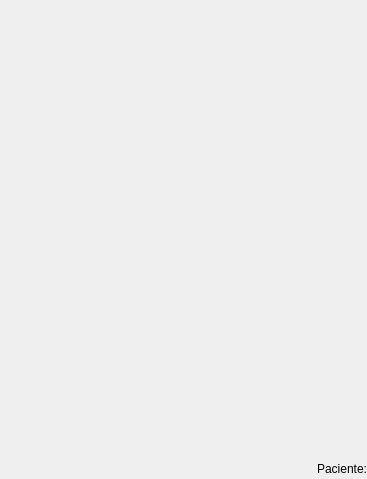
<?xml version="1.0" encoding="UTF-8"?>
<ui version="4.0">
 <class>Principal</class>
 <widget class="QWidget" name="Principal">
  <property name="geometry">
   <rect>
    <x>0</x>
    <y>0</y>
    <width>367</width>
    <height>479</height>
   </rect>
  </property>
  <property name="windowTitle">
   <string>Principal</string>
  </property>
  <layout class="QGridLayout" name="gridLayout">
   <property name="leftMargin">
    <number>0</number>
   </property>
   <property name="topMargin">
    <number>0</number>
   </property>
   <property name="rightMargin">
    <number>0</number>
   </property>
   <property name="bottomMargin">
    <number>0</number>
   </property>
   <property name="spacing">
    <number>0</number>
   </property>
   <item row="0" column="0">
    <widget class="Image" name="background" native="true">
     <layout class="QGridLayout" name="gridLayout_2">
      <property name="leftMargin">
       <number>9</number>
      </property>
      <property name="topMargin">
       <number>3</number>
      </property>
      <property name="rightMargin">
       <number>0</number>
      </property>
      <property name="bottomMargin">
       <number>3</number>
      </property>
      <property name="horizontalSpacing">
       <number>0</number>
      </property>
      <property name="verticalSpacing">
       <number>6</number>
      </property>
      <item row="6" column="0">
       <widget class="Boton" name="b5" native="true">
        <property name="sizePolicy">
         <sizepolicy hsizetype="Preferred" vsizetype="Expanding">
          <horstretch>0</horstretch>
          <verstretch>0</verstretch>
         </sizepolicy>
        </property>
       </widget>
      </item>
      <item row="9" column="0">
       <spacer name="verticalSpacer_3">
        <property name="orientation">
         <enum>Qt::Vertical</enum>
        </property>
        <property name="sizeHint" stdset="0">
         <size>
          <width>20</width>
          <height>40</height>
         </size>
        </property>
       </spacer>
      </item>
      <item row="2" column="0">
       <widget class="Boton" name="pbMiDentista" native="true">
        <property name="sizePolicy">
         <sizepolicy hsizetype="Preferred" vsizetype="Expanding">
          <horstretch>0</horstretch>
          <verstretch>0</verstretch>
         </sizepolicy>
        </property>
       </widget>
      </item>
      <item row="5" column="0">
       <widget class="Boton" name="pbMiboca" native="true">
        <property name="sizePolicy">
         <sizepolicy hsizetype="Preferred" vsizetype="Expanding">
          <horstretch>0</horstretch>
          <verstretch>0</verstretch>
         </sizepolicy>
        </property>
       </widget>
      </item>
      <item row="3" column="0">
       <widget class="Boton" name="pbVisitas" native="true">
        <property name="sizePolicy">
         <sizepolicy hsizetype="Preferred" vsizetype="Expanding">
          <horstretch>0</horstretch>
          <verstretch>0</verstretch>
         </sizepolicy>
        </property>
       </widget>
      </item>
      <item row="4" column="0">
       <widget class="Boton" name="b3" native="true">
        <property name="sizePolicy">
         <sizepolicy hsizetype="Preferred" vsizetype="Expanding">
          <horstretch>0</horstretch>
          <verstretch>0</verstretch>
         </sizepolicy>
        </property>
       </widget>
      </item>
      <item row="7" column="0">
       <spacer name="verticalSpacer">
        <property name="orientation">
         <enum>Qt::Vertical</enum>
        </property>
        <property name="sizeHint" stdset="0">
         <size>
          <width>20</width>
          <height>40</height>
         </size>
        </property>
       </spacer>
      </item>
      <item row="8" column="0">
       <spacer name="verticalSpacer_2">
        <property name="orientation">
         <enum>Qt::Vertical</enum>
        </property>
        <property name="sizeHint" stdset="0">
         <size>
          <width>20</width>
          <height>40</height>
         </size>
        </property>
       </spacer>
      </item>
      <item row="0" column="0">
       <spacer name="verticalSpacer_4">
        <property name="orientation">
         <enum>Qt::Vertical</enum>
        </property>
        <property name="sizeHint" stdset="0">
         <size>
          <width>20</width>
          <height>40</height>
         </size>
        </property>
       </spacer>
      </item>
      <item row="1" column="0">
       <spacer name="verticalSpacer_5">
        <property name="orientation">
         <enum>Qt::Vertical</enum>
        </property>
        <property name="sizeHint" stdset="0">
         <size>
          <width>20</width>
          <height>40</height>
         </size>
        </property>
       </spacer>
      </item>
      <item row="10" column="0">
       <widget class="QLabel" name="lPaciente">
        <property name="text">
         <string>Paciente:</string>
        </property>
        <property name="alignment">
         <set>Qt::AlignRight|Qt::AlignTrailing|Qt::AlignVCenter</set>
        </property>
       </widget>
      </item>
     </layout>
    </widget>
   </item>
  </layout>
 </widget>
 <layoutdefault spacing="6" margin="11"/>
 <customwidgets>
  <customwidget>
   <class>Image</class>
   <extends>QWidget</extends>
   <header>image.hpp</header>
   <container>1</container>
  </customwidget>
  <customwidget>
   <class>Boton</class>
   <extends>QWidget</extends>
   <header>boton.h</header>
   <container>1</container>
  </customwidget>
 </customwidgets>
 <resources/>
 <connections/>
</ui>
